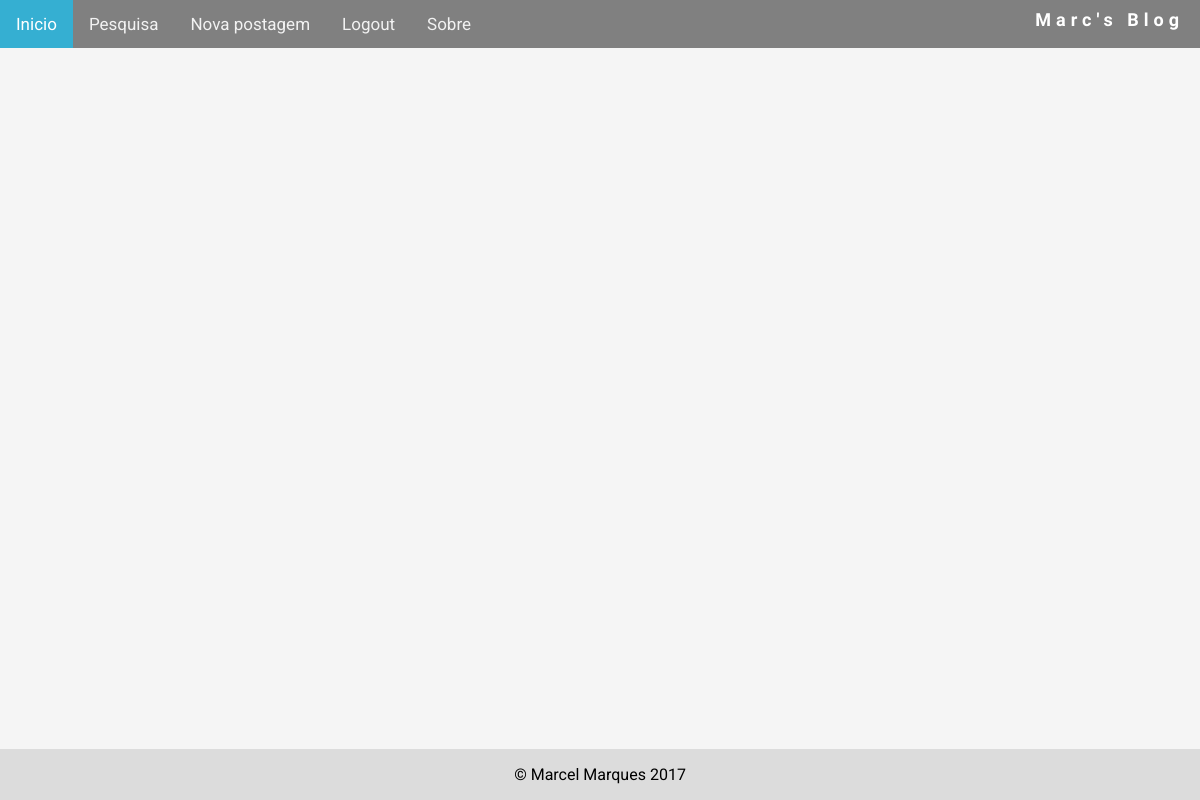
Before: /authors/ (signed in) with the older database file.
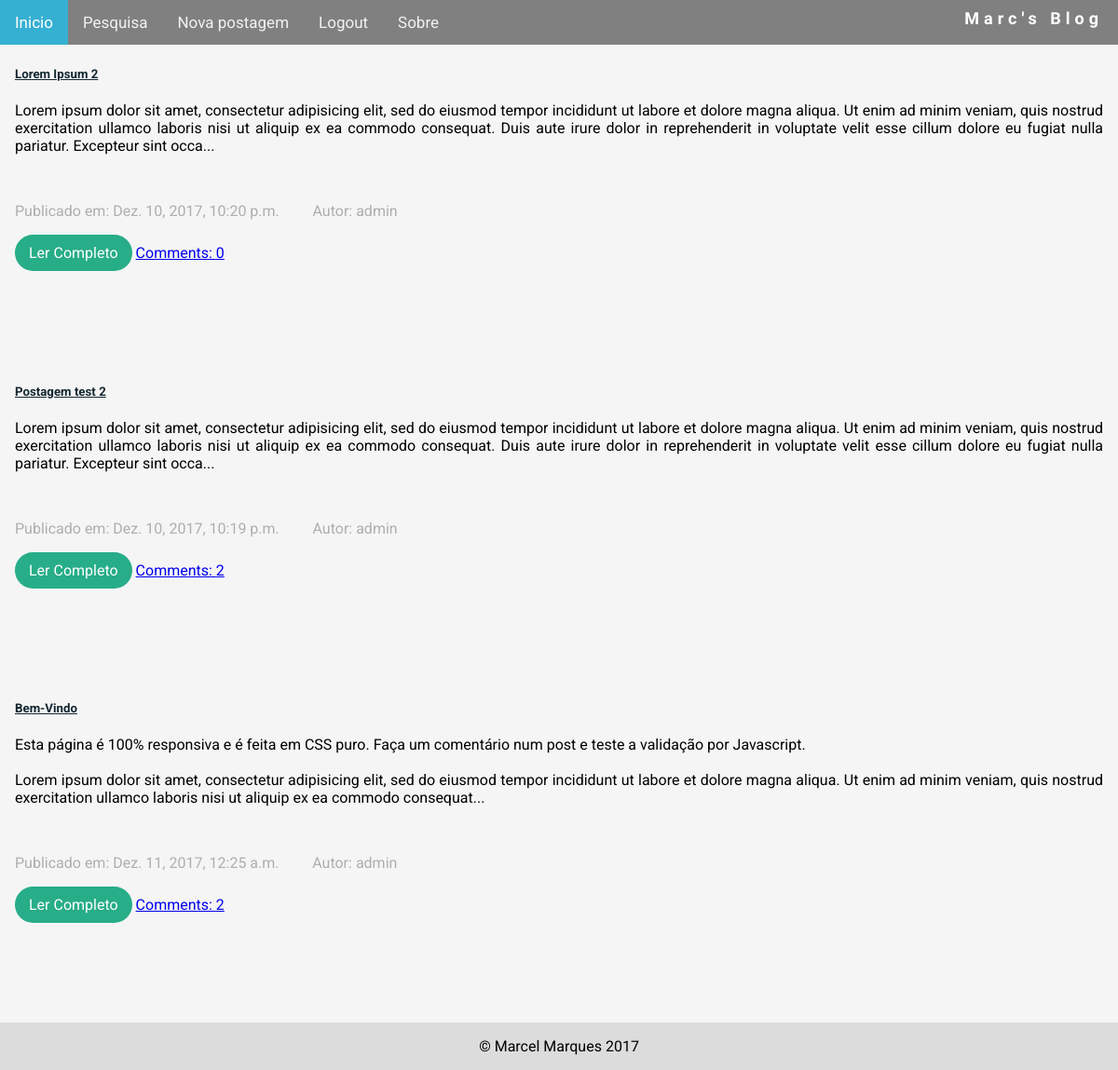
After: the same page with the newer database file.
### blog/models.py (models this page shows, shortened)
class Post(models.Model):
    author = models.ForeignKey('auth.User') #ForeignKey, define link para outro modelo
    title = models.CharField(max_length=200)
    text = models.TextField()
    url = models.URLField(
       blank=True, null=True)
    created_date = models.DateTimeField(
        default = timezone.now)
    published_date = models.DateTimeField(
        blank=True, null=True)
    def approved_comments(self):
        return self.comments.filter(approved_comment=True)

### blog/views.py (the view)
# urls.py: url(r'^authors/$', views.authors, name='authors'),
def authors(request):
     me = User.objects.get(username=request.user)
     posts = Post.objects.filter(author=me)
     return render(request, 'blog/authors.html', {'posts': posts})

### blog/templates/blog/authors.html
{% extends 'blog/base.html' %}
{% block content %}
  {% for post in posts %}
    <div class="container">
        <h5><a href="" style="color: #132731">{{ post.title }}</a></h5>
          <p style="text-align: justify">{{ post.text|linebreaksbr|slice:":355"}}...</p><br>
          <p style="color: #aeaeae">Publicado em: {{ post.published_date }} &nbsp;&nbsp;&nbsp;&nbsp;&nbsp;&nbsp;&nbsp; Autor: {{ post.author }}</p>
          <a href="{% url 'post_detail' pk=post.pk %}" class="btn blue waves-effect waves-light right">Ler Completo</a>
          <a href="{% url 'post_detail' pk=post.pk %}">Comments: {{ post.approved_comments.count }}</a>
        </div><br><br><br><br><br>
  {% endfor %}
{% endblock %}

Changed rows visible on the page:
added Post: title "Lorem Ipsum 2", text "Lorem ipsum dolor sit amet, consectetur adipisicing elit, sed do eiusmod tempor incididunt ut labore et dolore magna aliqua. Ut enim ad minim veniam, quis nostrud exercitation ullamco laboris nisi ut aliquip ex ea commodo consequat. Duis aute irure dolor in reprehenderit in voluptate velit esse cillum dolore eu fugiat nulla pariatur. Excepteur sint occa", published_date "Dez. 10, 2017, 10:20 p.m.", author "admin", approved_comments.count "0"
added Post: title "Postagem test 2", text "Lorem ipsum dolor sit amet, consectetur adipisicing elit, sed do eiusmod tempor incididunt ut labore et dolore magna aliqua. Ut enim ad minim veniam, quis nostrud exercitation ullamco laboris nisi ut aliquip ex ea commodo consequat. Duis aute irure dolor in reprehenderit in voluptate velit esse cillum dolore eu fugiat nulla pariatur. Excepteur sint occa", published_date "Dez. 10, 2017, 10:19 p.m.", author "admin", approved_comments.count "2"
added Post: title "Bem-Vindo", text "Esta página é 100% responsiva e é feita em CSS puro. Faça um comentário num post e teste a validação por Javascript. Lorem ipsum dolor sit amet, consectetur adipisicing elit, sed do eiusmod tempor incididunt ut labore et dolore magna aliqua. Ut enim ad minim veniam, quis nostrud exercitation ullamco laboris nisi ut aliquip ex ea commodo consequat", published_date "Dez. 11, 2017, 12:25 a.m.", author "admin", approved_comments.count "2"
